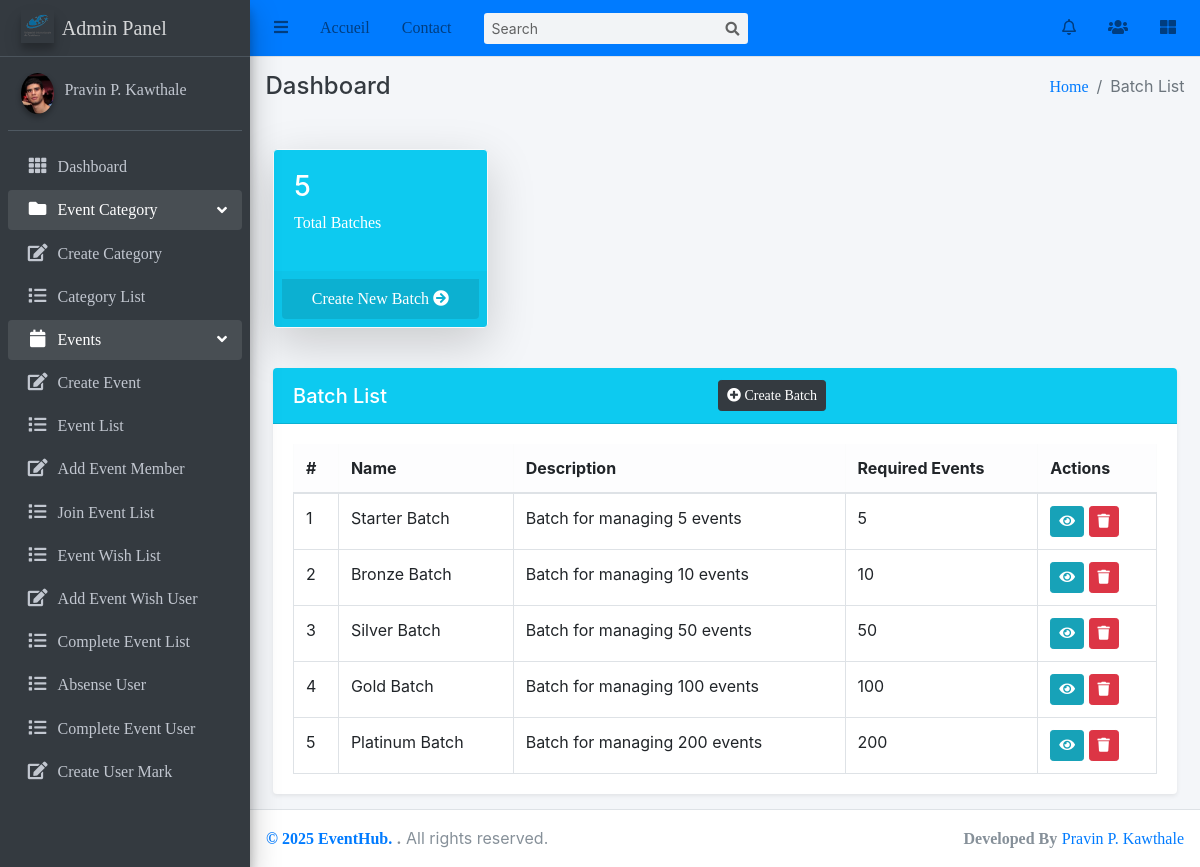
/Events/list-batch/ (signed in), run on an earlier commit of the app's database.
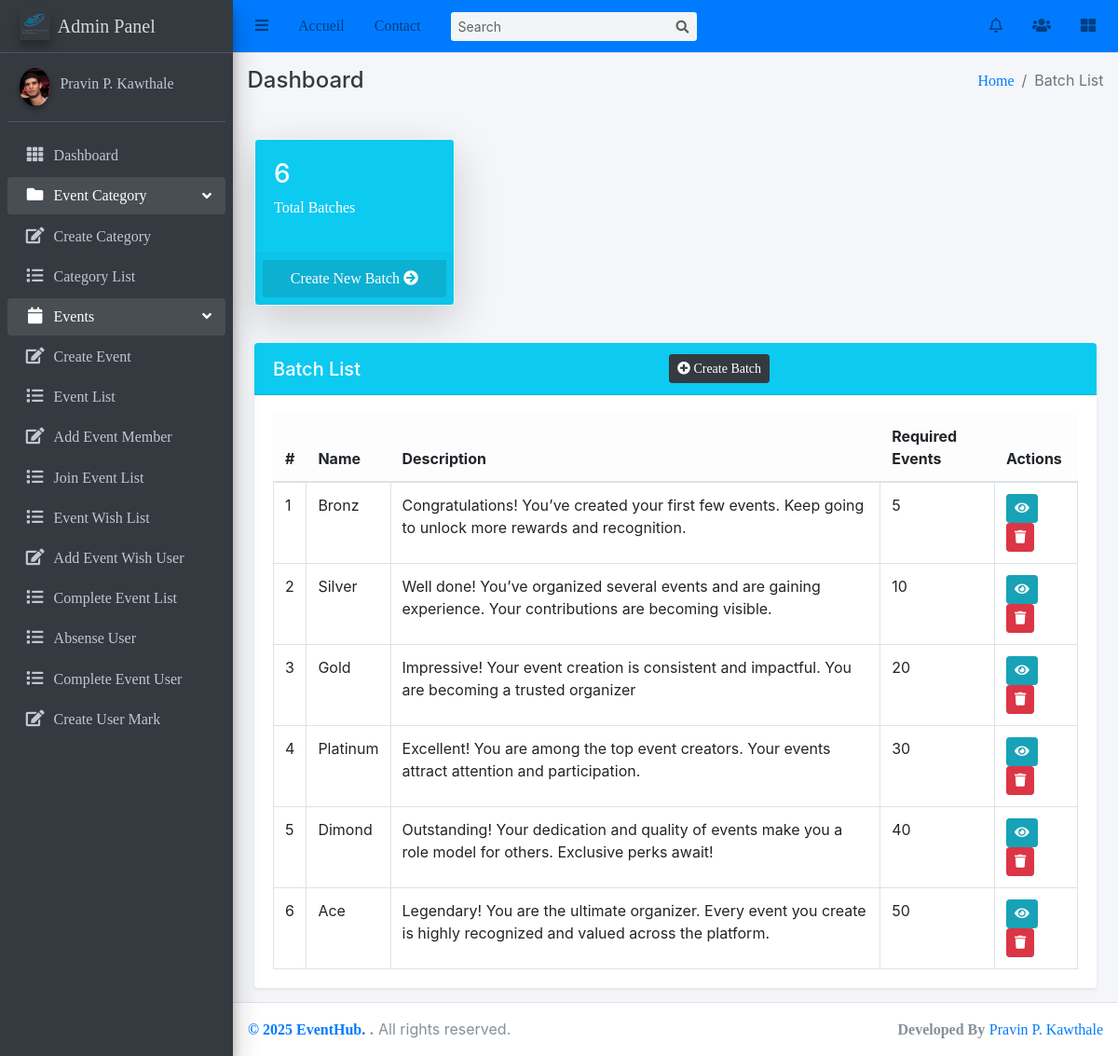
And on a later commit of the database.
### user/models.py (models this page shows, shortened)
class Batch(models.Model):
    name=models.CharField(max_length=100)
    description=models.TextField(blank=True)
    required_events=models.PositiveIntegerField(unique=True,default=0)
    image=models.ImageField(upload_to='batch_images/',null=True,blank=True)

### user/views.py (the view)
# urls.py: path('list-batch/', user_views.ListBatch.as_view(), name='list_batch'),
class ListBatch(LoginRequiredMixin,ListView):
    model=Batch
    template_name='user/batch_list.html'
    context_object_name='batches'
    paginate_by=10
    def get_queryset(self):
        return Batch.objects.all().order_by('required_events')

### user/context_processors.py (called while the page is built)
def notifications(request):
    if request.user.is_authenticated:
        navbar_notifications = Notification.objects.filter(
            receiver=request.user
        ).order_by('-timestamp')[:5]  # latest 5 notifications
        navbar_unread_count = Notification.objects.filter(
            receiver=request.user,
            is_read=False
        ).count()
    else:
        navbar_notifications = []
        navbar_unread_count = 0
    return {
        'navbar_notifications': navbar_notifications,
        'navbar_unread_count': navbar_unread_count
    }

### templates/user/batch_list.html (shortened to what this page needs)
{% extends 'base/base.html' %}
{% block breadcrumb %}Batch List{% endblock breadcrumb %}
{% load static %}
{% block content %}
<div class="container-fluid mt-4">
    <div class="row g-3 mb-4">
        <div class="col-md-3">
            <div class="card text-white shadow-lg border border-5 border-light" style="background-color: #0dcaf0;">
                <div class="card-body">
                    <h3>{{ batches.count }}</h3>
                    <p>Total Batches</p>
                </div>
                <div class="card-footer p-2">
                    <a href="{% url 'create_batch' %}"
                       class="small-box-footer text-white d-block text-center fw-bold"
                       style="background: rgba(0,0,0,0.1); padding: 8px 0; border-radius: 0 0 .25rem .25rem; text-decoration: none;">
                        Create New Batch <i class="fas fa-arrow-circle-right"></i>
                    </a>
                </div>
            </div>
        </div>
    </div>
    <div class="card shadow-sm">
        <div class="card-header d-flex justify-content-between align-items-center"
             style="background-color: #0dcaf0; color: #ffffff;">
            <h5 class="mb-0">Batch List</h5>
            <a href="{% url 'create_batch' %}" class="btn btn-dark btn-sm">
                <i class="fas fa-plus-circle"></i> Create Batch
            </a>
        </div>
        <div class="card-body table-responsive">
            <table class="table table-bordered table-hover">
                <thead class="table-light">
                    <tr>
                        <th>#</th>
                        <th>Name</th>
                        <th>Description</th>
                        <th>Required Events</th>
                        <th>Actions</th>
                    </tr>
                </thead>
                <tbody>
                    {% for batch in batches %}
                    <tr>
                        <td>{{ forloop.counter }}</td>
                        <td>{{ batch.name }}</td>
                        <td>{{ batch.description }}</td>
                        <td>{{ batch.required_events }}</td>
                        <td>
                            <a href="{% url 'detail_batch' batch.pk %}"
                               class="btn btn-info btn-sm" title="View">
                                <i class="fas fa-eye"></i>
                            </a>
                            {%if request.user.is_superuser%}
                            <a href="{% url 'delete_batch' batch.pk %}"
                               class="btn btn-danger btn-sm" title="Delete"
                               onclick="return confirm('Are you sure you want to delete this batch?');">
                                <i class="fas fa-trash"></i>
                            </a>
                            {% endif %}
                        </td>
                    </tr>
                    {% empty %}
                    <tr>
                        <td colspan="5" class="text-center">No batches found.</td>
                    </tr>
                    {% endfor %}
                </tbody>
            </table>
        </div>
    </div>
</div>
{% endblock content %}

### templates/base/base.html (shortened to what this page needs)
<!DOCTYPE html>
<html lang="en">
{% load static %}
<head>
  {% include 'base/header.html' %}
</head>
<body class="hold-transition sidebar-mini layout-fixed layout-navbar-fixed layout-footer-fixed">
<div class="wrapper">
  {% include 'base/navbar.html' %}
  {% include 'base/sidebar.html' %}
  <div class="content-wrapper">
    <div class="content-header">
      <div class="container-fluid">
        <div class="row mb-2">
          <div class="col-sm-6">
            <h4 class="m-0 text-dark">Dashboard</h4>
          </div>
          <div class="col-sm-6">
            <ol class="breadcrumb float-sm-right">
              <li class="breadcrumb-item"><a href="#">Home</a></li>
              <li class="breadcrumb-item active">{% block breadcrumb %}{% endblock breadcrumb %}</li>
            </ol>
          </div>
        </div>
      </div>
    </div>
    <section class="content">
      <div class="container-fluid">
        {% block content %}
        {% endblock content %}
      </div>
    </section>
  </div>
  {% include 'base/footer.html' %}
</div>
</body>
</html>

### templates/base/header.html (shortened to what this page needs)
{% load static %}
<link rel="stylesheet" href="{% static 'plugins/fontawesome-free/css/all.min.css' %}">
<link rel="stylesheet" href="{% static 'plugins/overlayScrollbars/css/OverlayScrollbars.min.css' %}">
<link rel="stylesheet" href="{% static 'css/adminlte.min.css' %}">

### templates/base/navbar.html (shortened to what this page needs)
{% load static %}
<nav class="main-header navbar navbar-expand navbar-primary navbar-light">
    <ul class="navbar-nav">
        <li class="nav-item">
            <a class="nav-link" data-widget="pushmenu" href="#" role="button">
                <i class="fas fa-bars"></i>
            </a>
        </li>
        <li class="nav-item d-none d-sm-inline-block">
            <a href="#" class="nav-link">Accueil</a>
        </li>
        <li class="nav-item d-none d-sm-inline-block">
            <a href="#" class="nav-link">Contact</a>
        </li>
    </ul>
    <form class="form-inline ml-3">
        <div class="input-group input-group-sm">
            <input class="form-control form-control-navbar" type="search" placeholder="Search" aria-label="Search">
            <div class="input-group-append">
                <button class="btn btn-navbar" type="submit">
                    <i class="fas fa-search"></i>
                </button>
            </div>
        </div>
    </form>
    <ul class="navbar-nav ml-auto">
        <li class="nav-item dropdown">
            <a class="nav-link" data-toggle="dropdown" href="#" id="notif-bell">
                <i class="far fa-bell"></i>
            </a>
        </li>
        <li class="nav-item dropdown">
            <a class="nav-link" data-toggle="dropdown" href="#">
                <i class="fas fa-users"></i>
            </a>
        </li>
        <li class="nav-item">
            <a class="nav-link" data-widget="control-sidebar" data-slide="true" href="#" role="button">
                <i class="fas fa-th-large"></i>
            </a>
        </li>
    </ul>
</nav>

### templates/base/sidebar.html (shortened to what this page needs)
{% load static %}
<aside class="main-sidebar sidebar-dark-primary elevation-4">
    <a href="#" class="brand-link">
      <img src="{% static 'img/logo.png' %}" alt="Logo" class="brand-image elevation-3"
           style="opacity: .8">
          <span class="brand-text font-weight-light">Admin Panel</span>
    </a>
    <div class="sidebar">
      <div class="user-panel mt-3 pb-3 mb-3 d-flex">
        <div class="image">
          <img src="{% static 'img/user.jpg' %}" class="img-circle elevation-2" alt="User Image">
        </div>
        <div class="info">
          <a href="#" class="d-block">Pravin P. Kawthale</a>
        </div>
      </div>
      <nav class="mt-2">
        <ul class="nav nav-pills nav-sidebar flex-column" data-widget="treeview" role="menu" data-accordion="false">
          <li class="nav-item">
            <a href="{% url 'event_list' %}" class="nav-link">
              <i class="nav-icon fas fa-th"></i>
              <p>
                Dashboard
              </p>
            </a>
          </li>
          <li class="nav-item has-treeview menu-open">
            <a href="#" class="nav-link">
              <i class="nav-icon fas fa-folder"></i>
              <p>
                Event Category
                <i class="right fas fa-angle-left"></i>
              </p>
            </a>
            <ul class="nav nav-treeview">
              <li class="nav-item">
                <a href="{%url 'create_category'%}" class="nav-link">
                  <i class="far fa fa-edit nav-icon"></i>
                  <p>Create Category</p>
                </a>
              </li>
              <li class="nav-item">
                  <a href="{% url 'category_list' %}" class="nav-link">
                      <i class="far fa fa-list nav-icon"></i>
                      <p>Category List</p>
                  </a>
              </li>
            </ul>
          </li>
          <li class="nav-item has-treeview menu-open">
            <a href="#" class="nav-link">
              <i class="nav-icon fas fa-calendar"></i>
              <p>
                Events
                <i class="right fas fa-angle-left"></i>
              </p>
            </a>
            <ul class="nav nav-treeview">
              <li class="nav-item">
                <a href="{% url 'create_event' %}" class="nav-link">
                  <i class="far fa fa-edit nav-icon"></i>
                  <p>Create Event</p>
                </a>
              </li>
              <li class="nav-item">
                <a href="{% url 'my_events' %}" class="nav-link">
                  <i class="far fa fa-list nav-icon"></i>
                  <p>Event List</p>
                </a>
              </li>
              <li class="nav-item">
                <a href="#" class="nav-link">
                  <i class="far fa fa-edit nav-icon"></i>
                  <p>Add Event Member</p>
                </a>
              </li>
              <li class="nav-item">
                <a href="{%url 'joined_events'%}" class="nav-link">
                  <i class="far fa fa-list nav-icon"></i>
                  <p>Join Event List</p>
                </a>
              </li>
              <li class="nav-item">
                <a href="#" class="nav-link">
                  <i class="far fa fa-list nav-icon"></i>
                  <p>Event Wish List</p>
                </a>
              </li>
              <li class="nav-item">
                <a href="#" class="nav-link">
                  <i class="far fa fa-edit nav-icon"></i>
                  <p>Add Event Wish User</p>
                </a>
              </li>
              <li class="nav-item">
                <a href="#" class="nav-link">
                  <i class="far fa fa-list nav-icon"></i>
                  <p>Complete Event List</p>
                </a>
              </li>
              <li class="nav-item">
                <a href="#" class="nav-link">
                  <i class="far fa fa-list nav-icon"></i>
                  <p>Absense User</p>
                </a>
              </li>
              <li class="nav-item">
                <a href="#" class="nav-link">
                  <i class="far fa fa-list nav-icon"></i>
                  <p>Complete Event User</p>
                </a>
              </li>
              <li class="nav-item">
                <a href="#" class="nav-link">
                  <i class="far fa fa-edit nav-icon"></i>
                  <p>Create User Mark</p>
                </a>
              </li>
              <li class="nav-item">
                <a href="#" class="nav-link">
                </a>
              </li>
            </ul>
          </li>
        </ul>
      </nav>
    </div>
  </aside>

### templates/base/footer.html
<footer class="main-footer">
    <strong> <a href="#">© 2025 EventHub. </a>.</strong>
    All rights reserved.
    <div class="float-right d-none d-sm-inline-block">
      <b>Developed By</b> <a href="https://github.com/pravin-kavthale">Pravin P. Kawthale</a>
    </div>
</footer>

### templates/base/js.html (shortened to what this page needs)
{% load static %}

What changed in the data, as far as the page shows it:
removed Batch: name "Starter Batch", description "Batch for managing 5 events", required_events "5"
removed Batch: name "Bronze Batch", description "Batch for managing 10 events", required_events "10"
removed Batch: name "Silver Batch", description "Batch for managing 50 events", required_events "50"
removed Batch: name "Gold Batch", description "Batch for managing 100 events", required_events "100"
removed Batch: name "Platinum Batch", description "Batch for managing 200 events", required_events "200"
added Batch: name "Bronz", description "Congratulations! You’ve created your first few events. Keep going to unlock more rewards and recognition.", required_events "5"
added Batch: name "Silver", description "Well done! You’ve organized several events and are gaining experience. Your contributions are becoming visible.", required_events "10"
added Batch: name "Gold", description "Impressive! Your event creation is consistent and impactful. You are becoming a trusted organizer", required_events "20"
added Batch: name "Platinum", description "Excellent! You are among the top event creators. Your events attract attention and participation.", required_events "30"
added Batch: name "Dimond", description "Outstanding! Your dedication and quality of events make you a role model for others. Exclusive perks await!", required_events "40"
added Batch: name "Ace", description "Legendary! You are the ultimate organizer. Every event you create is highly recognized and valued across the platform.", required_events "50"
Also different on the page:
{{ batches.count }}: "5" → "6"
